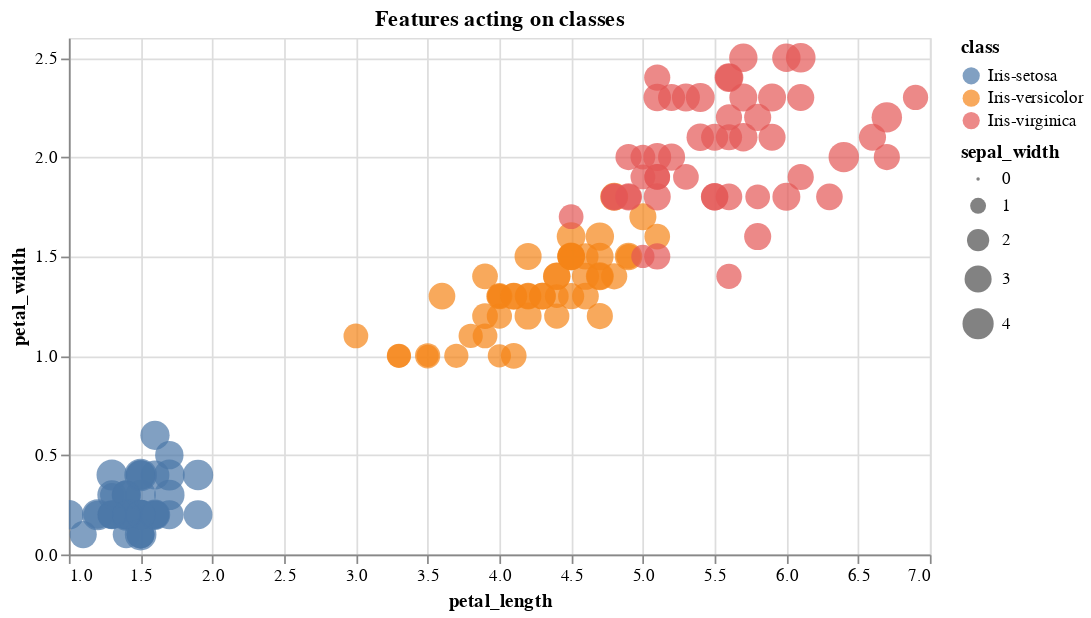

Notebook cell for this chart:
### Code cell
data = df

alt.Chart(data).mark_circle().encode(
    alt.X('petal_length').scale(zero=False),
    alt.Y('petal_width').scale(zero=False, padding=2),
    color='class',
    size='sepal_width', 
).properties(
    width=500,
    height=300, 
    title = 'Features acting on classes'
).interactive()

### Figure 1 — Vega-Lite specification as saved in the notebook (floating-point values rounded to 4 significant figures; data arrays with more than 128 entries replaced by an {"elided": "..."} marker saying what was removed)
{"config": {"view": {"continuousWidth": 300, "continuousHeight": 300}}, "data": {"name": "data-5953facd5c5209d6b855877b1045e0b0"}, "mark": {"type": "circle"}, "encoding": {"color": {"field": "class", "type": "nominal"}, "size": {"field": "sepal_width", "type": "quantitative"}, "x": {"field": "petal_length", "scale": {"zero": false}, "type": "quantitative"}, "y": {"field": "petal_width", "scale": {"zero": false, "padding": 2}, "type": "quantitative"}}, "height": 300, "params": [{"name": "param_20", "select": {"type": "interval", "encodings": ["x", "y"]}, "bind": "scales"}], "title": "Features acting on classes", "width": 500, "$schema": "https://vega.github.io/schema/vega-lite/v5.8.0.json", "datasets": {"data-5953facd5c5209d6b855877b1045e0b0": {"elided": "150 records"}}}
